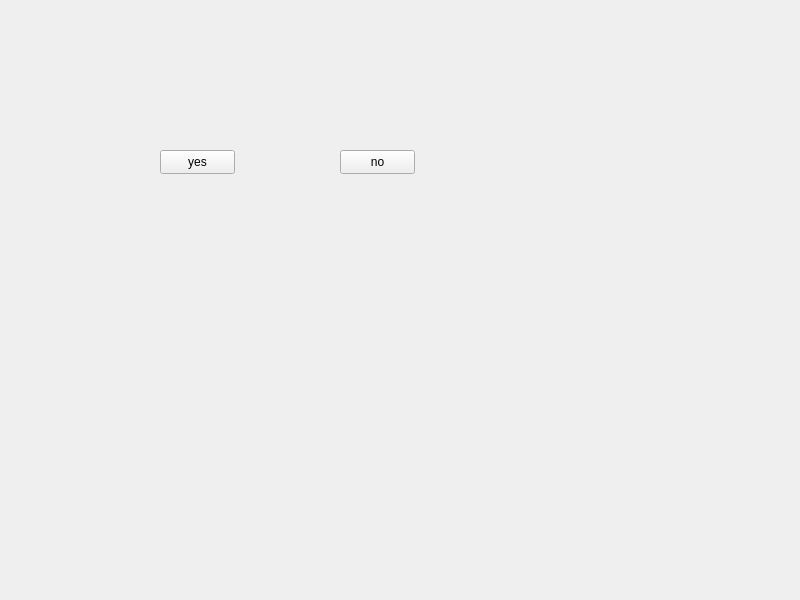
<?xml version="1.0" encoding="UTF-8"?>
<ui version="4.0">
 <class>Widget</class>
 <widget class="QWidget" name="Widget">
  <property name="geometry">
   <rect>
    <x>0</x>
    <y>0</y>
    <width>800</width>
    <height>600</height>
   </rect>
  </property>
  <property name="windowTitle">
   <string>Widget</string>
  </property>
  <widget class="QPushButton" name="pushButton_yes">
   <property name="geometry">
    <rect>
     <x>160</x>
     <y>150</y>
     <width>75</width>
     <height>24</height>
    </rect>
   </property>
   <property name="toolTip">
    <string comment="This is a 'yes'" extracomment="This is a 'yes'"/>
   </property>
   <property name="toolTipDuration">
    <number>3000</number>
   </property>
   <property name="text">
    <string>yes</string>
   </property>
  </widget>
  <widget class="QPushButton" name="pushButton_no">
   <property name="geometry">
    <rect>
     <x>340</x>
     <y>150</y>
     <width>75</width>
     <height>24</height>
    </rect>
   </property>
   <property name="text">
    <string>no</string>
   </property>
  </widget>
 </widget>
 <resources/>
 <connections/>
</ui>
